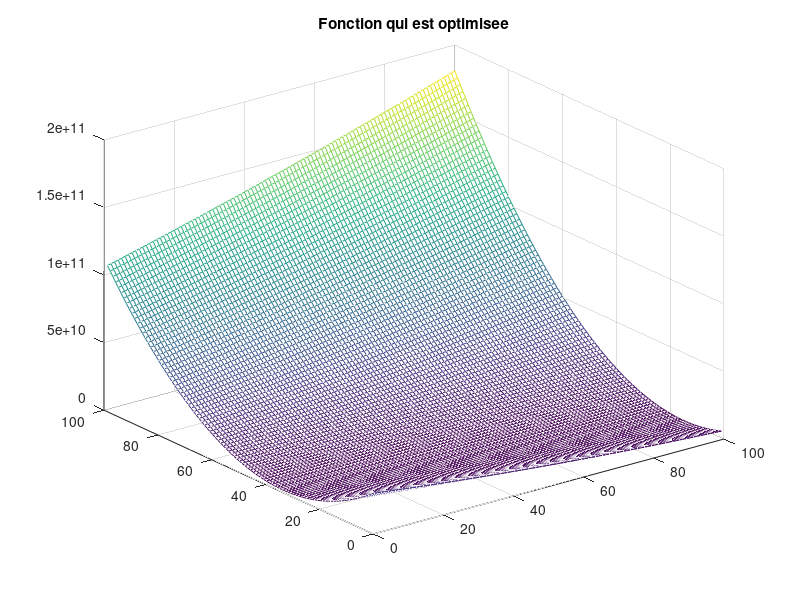
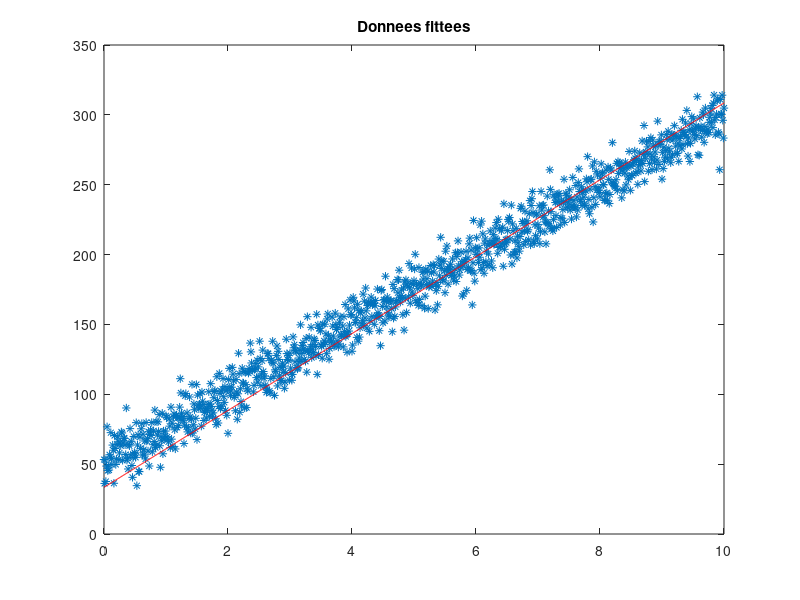

The MATLAB script that drew these images, in order:
clear all;
close all;
%%%%%%%%%%%%%%%%%%%%%%%%%%%%%%%%%%%%%%%%%%%%%%%%%%%%%%
%Synthese donnees
%%%%%%%%%%%%%%%%%%%%%%%%%%%%%%%%%%%%%%%%%%%%%%%%%%%%%%
a=[0:0.01:10];
donnees=25*a+50
donnees_b=donnees+10*randn(1,length(a));
figure(2);plot(a,donnees_b,'*')
%%%%%%%%%%%%%%%%%%%%%%%%%%%%%%%%%%%%%%%%%%%%%%%%%%%%%%

%%%%%%%%%%%%%%%%%%%%%%%%%%%%%%%%%%%%%%%%%%%%%%%%%%%%%%
%Representation de la fontion objectif
%%%%%%%%%%%%%%%%%%%%%%%%%%%%%%%%%%%%%%%%%%%%%%%%%%%%%%
for i=1:100
    for j=1:100
  fonc_a_opt(i,j)=sum(donnees_b-(i.*a+j)).^2;
    end
end
figure(1);mesh(fonc_a_opt);
title('Fonction qui est optimisee')
%%%%%%%%%%%%%%%%%%%%%%%%%%%%%%%%%%%%%%%%%%%%%%%%%%%%%%

%%%%%%%%%%%%%%%%%%%%%%%%%%%%%%%%%%%%%%%%%%%%%%%%%%%%%%
%initialisation
%%%%%%%%%%%%%%%%%%%%%%%%%%%%%%%%%%%%%%%%%%%%%%%%%%%%%%
xk=0;
yk=0;

%pas constant
pas = 0.00001;

% iteration initiale
k = 1;


%%%%%%%%%%%%%%%%%%%%%%%%%%%%%%%%%%%%%%%%%%%%%%%%%%%%%%
%gradient de la fonction objectif
%%%%%%%%%%%%%%%%%%%%%%%%%%%%%%%%%%%%%%%%%%%%%%%%%%%%%%
ind= randi(length(a));
echan_abs=a(ind);
echan_ord=donnees_b(ind);

fonc_x=-2*echan_abs.*(echan_ord + xk.* echan_abs- yk);
fonc_y=-2*(echan_ord + xk.* echan_abs- yk);

%G= sqrt(fonc_x^2+fonc_y^2+eps);
%pas_adapt=pas/G; 
pas_adapt = pas;
xkk = xk - pas_adapt*fonc_x;
ykk = yk - pas_adapt*fonc_y;

mu      = .000000001;
x=[xk,yk];
xx=[xkk,ykk];


while k <= 200000 && norm(x - xx) > mu
    % calcul de l itere suivant
    xk = xkk;
    yk = ykk;
    
    ind= randi(length(a));
    echan_abs=a(ind);
    echan_ord=donnees_b(ind);

    fonc_x=-2*echan_abs.*(echan_ord - xk.* echan_abs- yk);
    fonc_y=-2*(echan_ord - xk.* echan_abs- yk);
    
    %G= sqrt(fonc_x^2+fonc_y^2+eps);



% %%%%%%%%%%%%%%%%%%%%GRADIENT PAS CONSTANT
% %%%%%%%%%%%%%%%%%%%%%%%%%%%%%%%%%%%%%%%%
    %pas_adapt=pas/G; 
    pas_adapt = pas;
    xkk = xk - pas_adapt*fonc_x;
    ykk = yk - pas_adapt*fonc_y;
    x=[xk,yk];
    xx=[xkk,ykk]
    k = k + 1
    
   end
    
   
%%%%%%%%%%%%%%%%%%%%%%%%%%%%%%%%%%%%%%%%%%%%%%%%%%%%%%
%Representation de la solution avec les parametres obtenus par gradient
%%%%%%%%%%%%%%%%%%%%%%%%%%%%%%%%%%%%%%%%%%%%%%%%%%%%%%
figure(2);
hold on 
plot(a,xx(1).*a+xx(2),'r')
%plot(a,25.*a+50,'r')
title('Donnees fittees')
hold off